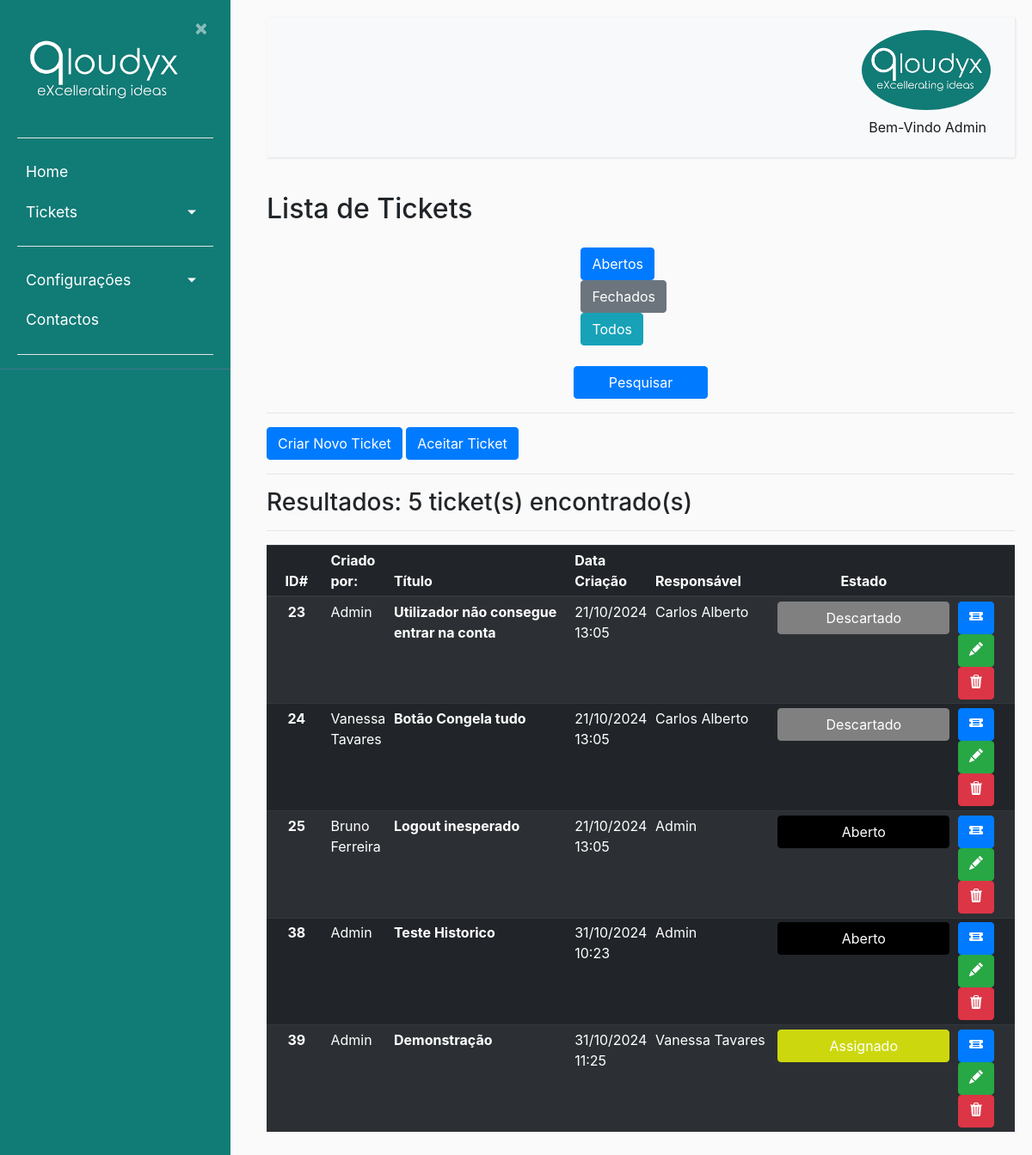
Page /listaticket/ (signed in) on the earlier database version.
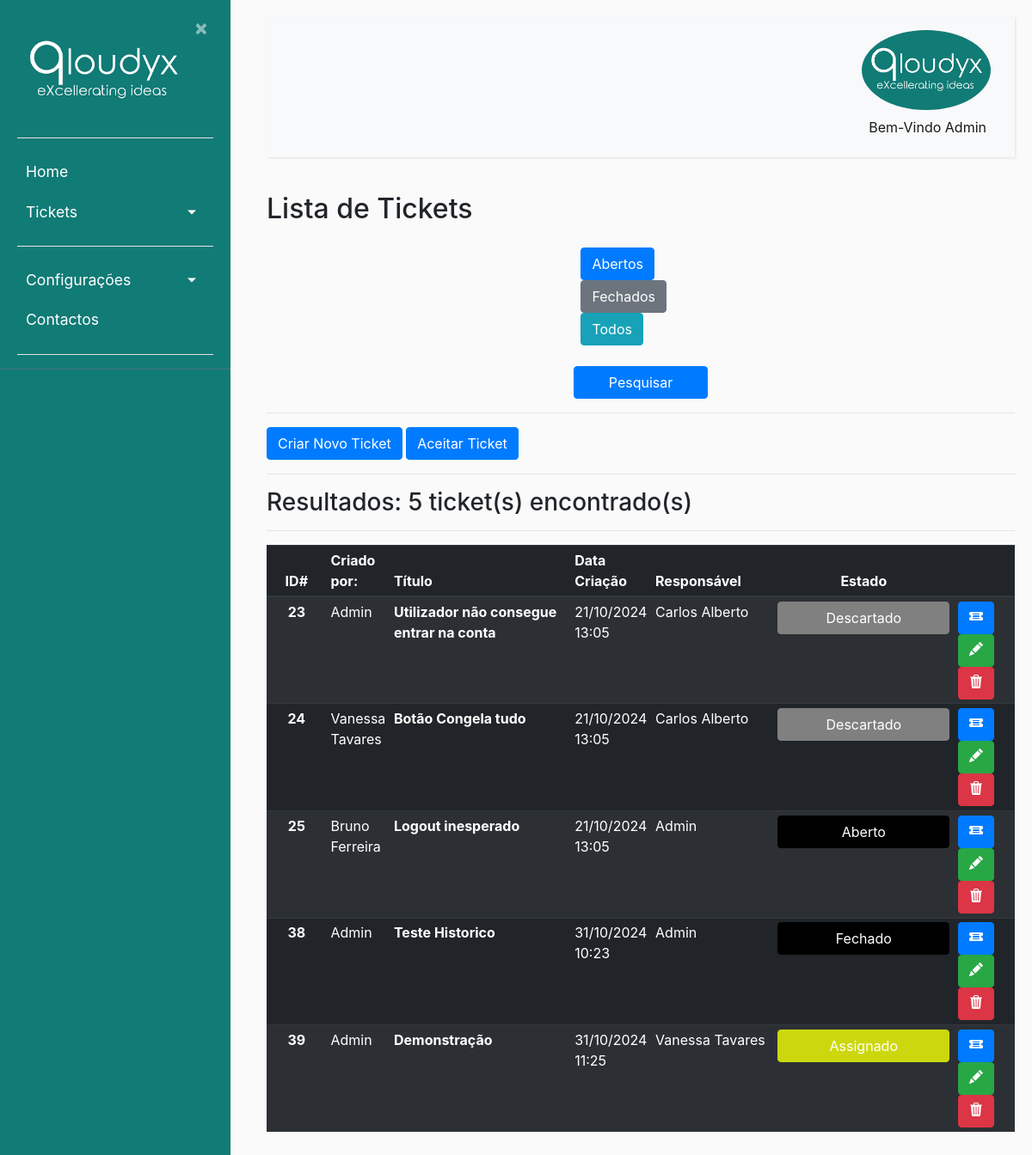
Same page on the later database version.
### ticket/models.py (models this page shows, shortened)
class Ticket(models.Model):
    uuid = models.UUIDField(default = uuid.uuid4)
    nome = models.CharField(max_length=50, verbose_name='Titulo')
    dataCriacao = models.DateTimeField(default=timezone.now(), verbose_name='Data de Criação')
    dataAtualizacao = models.DateTimeField(null=True ,default=timezone.now(), verbose_name='Atualizado a')
    descricao = models.CharField(max_length=300, verbose_name='Descrição')
    usuarios = models.ForeignKey(Usuarios, null = True, on_delete=models.CASCADE, related_name="responsavel", verbose_name='Responsável')
    app_tpPedidos = models.ForeignKey(Apps_tpPedidos, on_delete=models.CASCADE, verbose_name='Tipo de Problema')
    prioridade = models.ForeignKey(Prioridade, null = True , on_delete=models.CASCADE, verbose_name='Prioridade')
    resolucao = models.ForeignKey(Resolucao, null = True, on_delete=models.CASCADE, verbose_name='Resolução')
    comresolucao = models.CharField(max_length=200, null=True, verbose_name='Comentário de Resolução')
    id_Proprietario = models.ForeignKey(Usuarios, null = True, on_delete=models.CASCADE, related_name="criador", verbose_name='Criador do Ticket')
    estado = models.ForeignKey(Estado,null = True,default = 1, on_delete=models.CASCADE, verbose_name='Estado Atual')
    usuario_app = models.ForeignKey(Usuarios_Apps,null = True, on_delete=models.CASCADE)
    app = models.ForeignKey(Apps, on_delete=models.CASCADE)
    url = models.CharField(max_length=200, verbose_name="URL", null= True)

class Estado(models.Model):
    estado = models.CharField(max_length=20)
    cor = models.CharField(max_length=30)
    font_color = models.CharField(max_length=30)
    descricao = models.CharField(max_length=300)

class Usuarios(AbstractBaseUser):
    uuid = models.UUIDField(default = uuid.uuid4)
    nome = models.CharField(max_length=100, unique=True,verbose_name='Utilizador')
    email = models.EmailField(verbose_name='E-mail')
    foto = models.ImageField(null=True, blank=True, upload_to='users/uploads/fotos',verbose_name='Foto')
    descricao = models.CharField(max_length=250, null=True)
    EscolhasRole = {
    ("Interno", "Interno"),
    ("Operador", "Operador"),
    ("Cliente", "Cliente"),
    }
    role = models.CharField(max_length=50,choices= EscolhasRole ,verbose_name='Cargo')
    entidade = models.ManyToManyField(Entidades, verbose_name='Entidades')
    telefone = PhoneNumberField(null=True, blank=False, unique=True, verbose_name='Telefone')
    date_of_birth = models.DateField(verbose_name='Data de Nascimento')
    is_active = models.BooleanField(default=True, verbose_name='Ativo?')
    is_admin = models.BooleanField(default=False, verbose_name='Admin?')
    objects = MyUserManager()
    USERNAME_FIELD = 'nome'
    REQUIRED_FIELDS = ['date_of_birth','email']
    def nomes_entidade(self):
            return ', '.join([a.nome for a in self.entidade.all()])
    nomes_entidade.short_description = "Entidades"

### ticket/views.py (the view)
# urls.py: path('listaticket/', ticket_views.ticket_list, name ='listaticket'), #URL para a gestão de tickets
def ticket_list(request):
    ticketall = Ticket.objects.all()
    tickuser = request.user
    tickets = Ticket.objects.filter(Q(usuarios=tickuser) | Q(id_Proprietario=tickuser))
    cliente = Ticket.objects.filter(id_Proprietario=tickuser)
    aberto = request.GET.get('aberto')
    if (aberto == "1"):
        ticketall = Ticket.objects.all().exclude(Q(estado=6) | Q(estado=7))
    ticketfilter = TicketFilter(request.GET, ticketall)
    ticketfilteroperador = TicketFilter(request.GET, tickets)
    ticketfiltercliente = TicketFilter(request.GET, cliente)
    total_resultados = ticketfilter.qs.count()
    estado_filtro = request.GET.get('estado')
    if estado_filtro == 'abertos':
        tickets = Ticket.objects.exclude(Q(estado__estado=6) | Q(usuarios=tickuser) | Q(id_Proprietario=tickuser))
    elif estado_filtro == 'fechados':
        tickets = Ticket.objects.filter(Q(estado__estado=6) | Q(usuarios=tickuser) | Q(id_Proprietario=tickuser))
    else:
        tickets = Ticket.objects.filter(Q(usuarios=tickuser) | Q(id_Proprietario=tickuser))
    return render(request, 'ticket/listaticket.html',
                  {'tickets': ticketfilteroperador.qs,
                   'ticketall': ticketfilter.qs,
                   'cliente':ticketfiltercliente.qs,
                   'filter':ticketfilter,
                   'total':total_resultados})

### ticket/templates/ticket/listaticket.html (shortened to what this page needs)
{% extends "ticket/base.html" %}
{% block content %}
<body>
    <h2 style="margin-bottom:25px">Lista de Tickets</h2>
{% if user.is_authenticated %}
  {% if user.is_admin or user.role == "Operador"%}
    {% if ticketall %}
    <div class="filtros-rapidos" style="margin: auto; width: 16%;">
      <a href="{% url 'listaticket' %}?aberto=1" class="btn btn-primary">Abertos</a>
      <a href="{% url 'listaticket' %}?estado=6&estado=7" class="btn btn-secondary">Fechados</a>
      <a href="{% url 'listaticket' %}" class="btn btn-info">Todos</a>
    </div>
    <br>
    <button class="btn btn-primary" id="aparece" onclick="ApareceF()" style="display:block; margin: auto; width: 18%;">Pesquisar</button>
    <hr>
    <button type="button" class="btn btn-primary"><a href="{% url 'novoticket' %}">Criar Novo Ticket</a></button>
    <button type="button" class="btn btn-primary"><a href="{% url 'ticketsnaoatribuidos' %}">Aceitar Ticket</a></button>
    <hr>
    <h3>Resultados: {{ total }} ticket(s) encontrado(s)</h3>
    <hr>
    <table class="table table-striped table-dark table-sm">
        <thead>
          <tr>
            <th style="text-align:center" class="col-2 col-sm-1">ID#</th>
            <th class="col-2 col-sm-1">Criado por:</th>
            <th class="col-2 col-sm-3">Título</th>
            <th class="col-2 col-sm-1">Data Criação</th>
            <th class="col-2 col-sm-2">Responsável</th>
            <th style="text-align:center" class="col-2 col-sm-1">Estado</th>
            <th class="col-3 col-sm-1"></th>
          </tr>
        </thead>
        <tbody>
          {% for ticket in ticketall %}
          <tr>
            <th style="text-align:center">{{ ticket.id }}</th>
            <td>{{ ticket.id_Proprietario.nome }}</td>
            <th scope="row">{{ ticket.nome }}</th>
            <td>{{ ticket.dataCriacao|date:"d/m/Y H:i" }}</td>
            <td>{{ ticket.usuarios.nome }}</td>
            <td style="text-align:center"><button style="background-color:{{ticket.estado.font_color}}; border-color:{{ticket.estado.font_color}}; width:200px"type="button" class="btn btn-primary">{{ ticket.estado.estado }}</button></td>
            <td><button type="button" class="btn btn-primary"><a href="{% url 'detalheticket' ticket.uuid %}">
              </a></button>
            <button type="button" class="btn btn-success"><a href="{% url 'editar_ticket' ticket.uuid  %}">
            </a></button>
            <button onclick="botao_apagar()" type="button" class="btn btn-danger">
            </button></td>
          </tr>
          {% endfor %}
        </tbody>
    </table>
    {% endif %}
    {% endif %}
{% endif %}
</body>
{% endblock content %}

Differences in the rows shown:
changed Ticket "Teste Historico": estado.estado "Aberto" → "Fechado"
